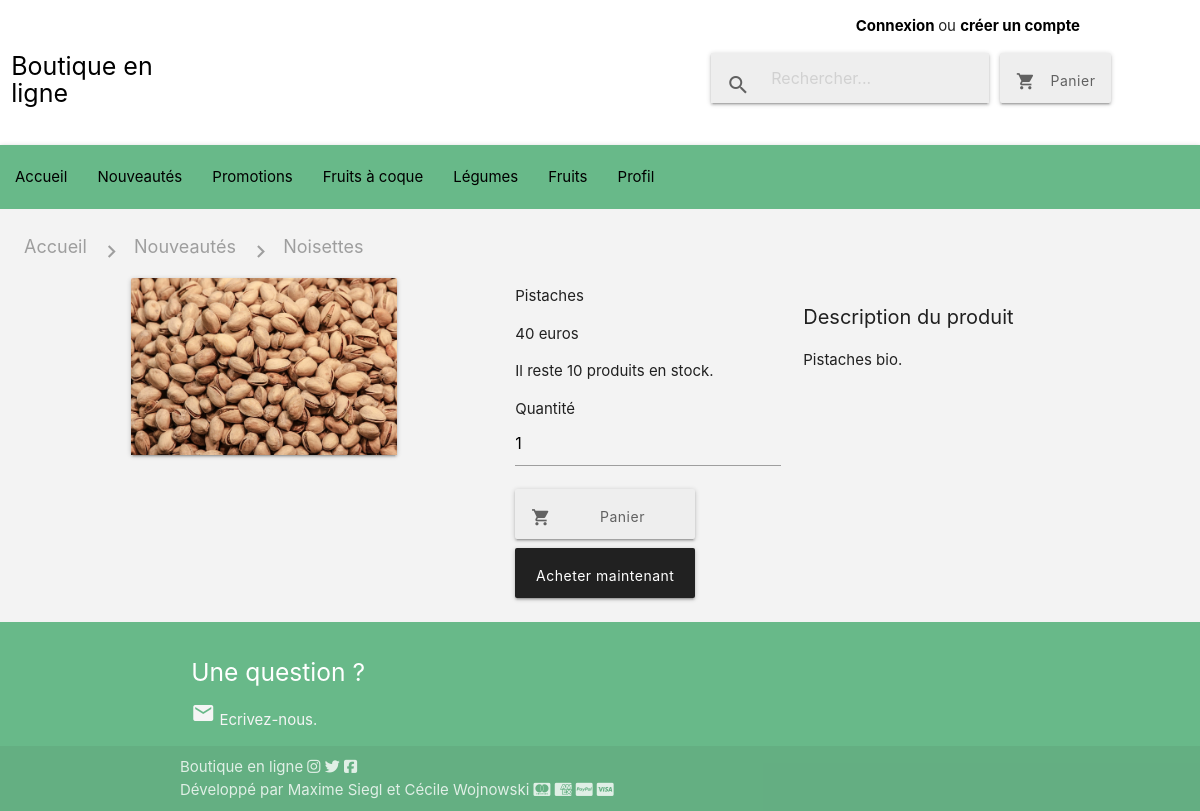
Page /produit.php?id=3 on the committed database.
### tables this page shows
CREATE TABLE IF NOT EXISTS `produits` (
  `id` int(11) NOT NULL AUTO_INCREMENT,
  `nom` varchar(255) NOT NULL,
  `prix` int(11) NOT NULL,
  `description` text NOT NULL,
  `image` varchar(255) NOT NULL,
  `date_ajout` datetime NOT NULL,
  `stock` int(11) NOT NULL,
  `valorisation` tinyint(1) NOT NULL,
  `prix_solde` int(11) DEFAULT NULL,
  `id_categorie` int(11) NOT NULL,
  PRIMARY KEY (`id`)
);

### classes/Produit.php (called while the page is built, shortened)
<?php
class Produit
{
  private $id;
  private $nom;
  private $prix;
  private $description;
  private $image;
  private $stock;
  public function setId($id){
    $id = (int) $id;
   if ($id > 0)
   {
     $this->id = $id;
   }
 }
  public function setNom($nom){
    if (is_string($nom))
    {
      $this->nom = $nom;
    }
  }
  public function setPrix($prix){
    $prix = (int) $prix;
   if ($prix > 0)
   {
     $this->prix = $prix;
   }
  }
  public function setDescription($description){
    if (is_string($description))
    {
      $this->description = $description;
    }
  }
  public function setStock($stock){
    $stock = (int) $stock;
   if ($stock >= 0)
   {
     $this->stock = $stock;
   }
  }
  public function setImage($image){
    return $this->image = $image;
  }
  public function id(){
    return $this->id;
  }
  public function nom(){
    return $this->nom;
  }
  public function prix(){
    return $this->prix;
  }
  public function description(){
    return $this->description;
  }
  public function image(){
    return $this->image;
  }
  public function stock(){
    return $this->stock;
  }
}
 ?>

### produit.php (the view, shortened to what this page needs)
<!DOCTYPE html>
<html lang="fr" dir="ltr">
  <head>
    <link rel="stylesheet" href="https://cdnjs.cloudflare.com/ajax/libs/materialize/1.0.0/css/materialize.min.css">
    <link rel="stylesheet" href="css/style.css">
  </head>
  <body>
    <?php include('includes/header.php');
          include('classes/Produit.php');
          include('classes/Panier.php');
          ?>
    <main>
        <div class="nav-wrapper">
          <div class="col s12">
            <a href="#!" class="breadcrumb grey-text">Accueil</a>
            <a href="#!" class="breadcrumb grey-text">Nouveautés</a>
            <a href="#!" class="breadcrumb grey-text">Noisettes</a>
          </div>
        </div>
        <?php
        if(isset($_GET['id'])){
          $id = strval($_GET['id']);
        $db->setAttribute(PDO::ATTR_ERRMODE, PDO::ERRMODE_EXCEPTION);
        $request = $db->query("SELECT * FROM produits WHERE id = '$id'");
        while ($donnees = $request->fetch(PDO::FETCH_ASSOC))
        {
          $produit = new Produit($donnees);
          $produit->hydrate($donnees);
        ?>
        <div class="row">
          <div class="col s3 m3 offset-m1">
            <div class="card">
              <div class="card-image">
                <img src="img/<?php echo $produit->image();?> ">
              </div>
            </div>
          </div>
        <div class="col s3 m3 offset-m1">
          <p><?php echo $produit->nom(); ?></p>
          <p><?php echo $produit->prix(); ?> euros</p>
          <p> Il reste <?php echo $produit->stock(); ?> produits en stock.</p>
          <form class="" action="produit.php?id=<?php echo $produit->id(); ?>" method="post">
            <p> Quantité <input type="text" name="quantite" value="1" required> </p>
            <div class= "boutons_produit">
              <button id="bouton_produit1" class="waves-effect waves-green btn grey lighten-3 grey-text text-darken-2" type="submit">
                <i class="material-icons left">shopping_cart</i>Panier
              </button>
              <a class="waves-effect waves-green btn grey darken-4 lighten-3 white-text">
                Acheter maintenant</a>
            </div>
          </form>
        </div>
        <div class="col s3 m3">
          <h2 class="h2_produit"> Description du produit </h2>
          <p> <?php echo $produit->description(); ?> </p>
        </div>
      </div>
<?php }
} ?>
    </main>
<?php include('includes/footer.php'); ?>
</body>
</html>

### css/style.css (style rules this page uses)
.row { margin-bottom: 0 !important; }
a { color:black !important; }
h2 { font-size:30px !important; }
.btn { height:50px !important; text-transform:none !important; padding: 10px 16px !important; }
main { background-color: #F3F3F3 !important; padding:2%; }
.h2_produit { font-size:20px !important; }
.boutons_produit { display: flex; flex-direction: column !important; width : 180px; }
#bouton_produit1 { margin-bottom:5%; }
.breadcrumb:before { color: #9e9e9e; }

### rows in the picture
produits: image (picture), nom "Pistaches", prix "40", stock "10", description "Pistaches bio."
